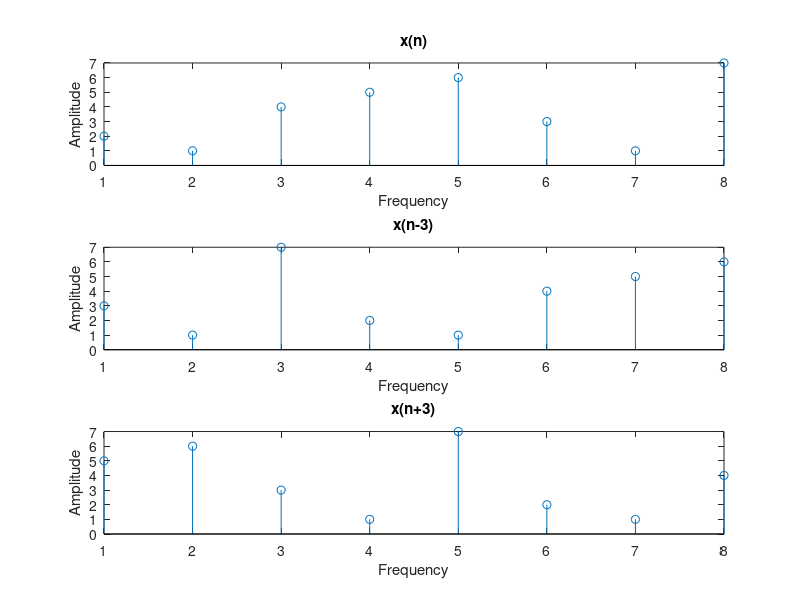

Write the MATLAB code that produced this figure.
x=[2 1 4 5 6 3 1 7];
N=length(x);
subplot(3,1,1)
stem(x)
hold on
xlabel("Frequency")
ylabel("Amplitude")
title("x(n)")
n=0:1:N-1;
N1=mod(n-3,N);
y1=x(N1+1);
subplot(3,1,2)
stem(y1)
hold on
xlabel("Frequency")
ylabel("Amplitude")
title("x(n-3)")
N2=mod(n+3,N);
y2=x(N2+1);
subplot(3,1,3)
stem(y2)
hold on
xlabel("Frequency")
ylabel("Amplitude")
title("x(n+3)")
